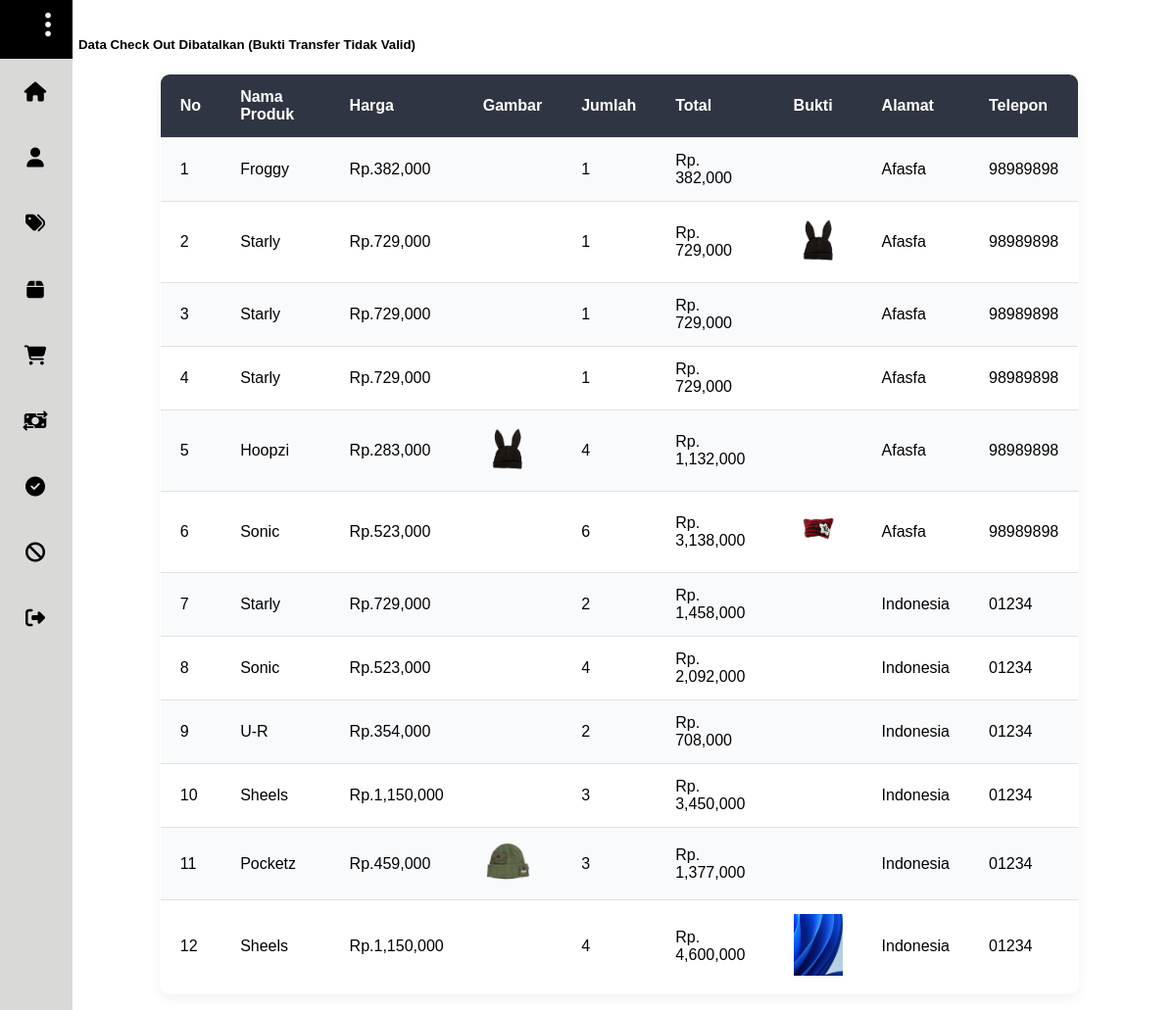
Screenshot of /admin_kevin/batal.php (signed in) with the database file from the repository.
### tables this page shows
CREATE TABLE `t_checkout` (
  `id_checkout` int(11) NOT NULL,
  `id_product` int(11) NOT NULL,
  `jml` int(11) NOT NULL,
  `id_admin` int(11) NOT NULL,
  `total` int(11) NOT NULL,
  `proof` varchar(50) NOT NULL,
  `validation` varchar(50) NOT NULL,
  `status` varchar(50) NOT NULL,
  `date` date NOT NULL
);

CREATE TABLE `t_product` (
  `id_product` int(11) NOT NULL,
  `id_category` tinyint(4) NOT NULL,
  `product_name` varchar(100) NOT NULL,
  `product_description` text NOT NULL,
  `product_image` varchar(100) NOT NULL,
  `product_status` tinyint(4) NOT NULL,
  `data_created` timestamp NOT NULL DEFAULT current_timestamp() ON UPDATE current_timestamp(),
  `product_price` int(11) NOT NULL,
  `product_stock` int(11) NOT NULL,
  `color` varchar(25) NOT NULL DEFAULT 'black'
);

### admin_kevin/batal.php (the view, shortened to what this page needs)
<?php include('session.php'); ?>
<!DOCTYPE html>
<html>
<head>
    <link rel="stylesheet" type="text/css" href="../style/styleadmin.css">
</head>
<body>
    <div class="wrapper">
        <div class="sidebar closed">
            <div class="sidebar-title"><b>connecta</b></div>
            <ul>
                <?php	include 'sidebar.php' ?>
            </ul>
        </div>
        <div class="section">
            <h5 class="card-title">Data Check Out Dibatalkan (Bukti Transfer Tidak Valid)</h5>
            <table class="table1">
                <tr>
                    <th>No</th>
                    <th>Nama Produk</th>
                    <th>Harga</th>
                    <th>Gambar</th>
                    <th>Jumlah</th>
                    <th>Total</th>
                    <th>Bukti</th>
                    <th>Alamat</th>
                    <th>Telepon</th>
                </tr>
                <?php
                $no = 1;
                $produk = mysqli_query($conn, "SELECT admin_name, phone, admin_address, (jml*product_price) AS total, date, id_checkout, product_name, product_price, product_image, jml, proof, validation, status FROM t_product, t_checkout, t_admin WHERE t_admin.id_admin = t_checkout.id_admin AND t_checkout.id_product = t_product.id_product AND status = 'Batal'");
                while ($row = mysqli_fetch_array($produk)) {
                ?>
                    <tr>
                        <td><?php echo $no++ ?></td>
                        <td><?php echo $row['product_name'] ?></td>
                        <td>Rp.<?php echo number_format($row['product_price']) ?></td>
                        <td><a href="../produk/<?php echo $row['product_image'] ?>" target="_blank"></a><img src="../produk/<?php echo $row['product_image'] ?>" alt="" width="50px"></td>
                        <td><?php echo $row['jml'] ?></td>
                        <td>Rp. <?php echo number_format($row['total']) ?></td>
                        <td><a href="../bukti_transfer/<?php echo $row['proof'] ?>" target="_blank"></a><img src="../bukti_transfer/<?php echo $row['proof'] ?>" alt="" width="50px"></td>
                        <td><?php echo $row['admin_address'] ?></td>
                        <td><?php echo $row['phone'] ?></td>
                    </tr>
                <?php } ?>
            </table>
        </div>
    </div>
</body>
</html>

### style/styleadmin.css (style rules this page uses)
:root { --color1: black; --color2: #7886C7; --color3: #A9B5DF; --color4: #f2f2ff; --color5: #d9d9d8; }
body { margin: 0; font-family: Arial, sans-serif; background-color: black; text-transform: capitalize; }
.wrapper { width: 100%; height: 100vh; display: flex; }
.sidebar { width: 15rem; height: 100%; background: var(--color5); position: fixed; left: 0; top: 0; transition: all 0.5s ease; overflow: hidden; }
.sidebar.closed { width: calc(4rem + 4.8px * 2); }
.sidebar-title { position: relative; height: 60px; background: var(--color1); color: white; text-align: center; line-height: 50px; }
.sidebar ul { padding: 0; margin: 0; }
.section { min-height: 100vh; height: fit-content; flex: 1; margin-left: 15rem; background-color: white; padding: 1rem; transition: margin-left 0.5s ease; box-sizing: border-box; }
.sidebar.closed ~ .section { margin-left: 4rem; }
.table1 { width: 85%; margin: 0 auto; border-collapse: collapse; background-color: #fff; border: 1px solid #ddd; border-radius: 10px; overflow: hidden; box-shadow: 0 4px 12px rgba(0,0,0,0.06); }
.table1 th { background-color: #2f3542; color: #fff; }
.table1 th, td { padding: 14px 20px; text-align: left; border-bottom: 1px solid #e1e1e1; }
.table1 tr:nth-child(even) { background-color: #f9fafc; }
.table1 tr img { width: 50px; }

### rows the page displays
t_checkout: id_product.product_name "Froggy", id_product.product_price "382,000", jml "1", total "382,000", id_admin.admin_address "Afasfa", id_admin.phone "98989898"
t_checkout: id_product.product_name "Starly", id_product.product_price "729,000", jml "1", total "729,000", proof (picture), id_admin.admin_address "Afasfa", id_admin.phone "98989898"
t_checkout: id_product.product_name "Starly", id_product.product_price "729,000", jml "1", total "729,000", id_admin.admin_address "Afasfa", id_admin.phone "98989898"
t_checkout: id_product.product_name "Starly", id_product.product_price "729,000", jml "1", total "729,000", id_admin.admin_address "Afasfa", id_admin.phone "98989898"
t_checkout: id_product.product_name "Hoopzi", id_product.product_price "283,000", id_product.product_image (picture), jml "4", total "1,132,000", id_admin.admin_address "Afasfa", id_admin.phone "98989898"
t_checkout: id_product.product_name "Sonic", id_product.product_price "523,000", jml "6", total "3,138,000", proof (picture), id_admin.admin_address "Afasfa", id_admin.phone "98989898"
t_checkout: id_product.product_name "Starly", id_product.product_price "729,000", jml "2", total "1,458,000", id_admin.admin_address "Indonesia", id_admin.phone "01234"
t_checkout: id_product.product_name "Sonic", id_product.product_price "523,000", jml "4", total "2,092,000", id_admin.admin_address "Indonesia", id_admin.phone "01234"
t_checkout: id_product.product_name "U-R", id_product.product_price "354,000", jml "2", total "708,000", id_admin.admin_address "Indonesia", id_admin.phone "01234"
t_checkout: id_product.product_name "Sheels", id_product.product_price "1,150,000", jml "3", total "3,450,000", id_admin.admin_address "Indonesia", id_admin.phone "01234"
t_checkout: id_product.product_name "Pocketz", id_product.product_price "459,000", id_product.product_image (picture), jml "3", total "1,377,000", id_admin.admin_address "Indonesia", id_admin.phone "01234"
t_checkout: id_product.product_name "Sheels", id_product.product_price "1,150,000", jml "4", total "4,600,000", proof (picture), id_admin.admin_address "Indonesia", id_admin.phone "01234"
